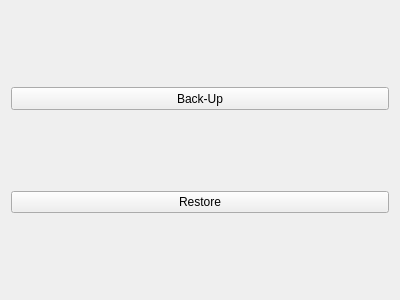
<?xml version="1.0" encoding="UTF-8"?>
<ui version="4.0">
 <class>Form</class>
 <widget class="QWidget" name="Form">
  <property name="geometry">
   <rect>
    <x>0</x>
    <y>0</y>
    <width>400</width>
    <height>300</height>
   </rect>
  </property>
  <property name="windowTitle">
   <string>Form</string>
  </property>
  <layout class="QGridLayout" name="gridLayout_2">
   <item row="0" column="0">
    <layout class="QGridLayout" name="gridLayout">
     <item row="1" column="0">
      <widget class="QPushButton" name="backupButton">
       <property name="minimumSize">
        <size>
         <width>0</width>
         <height>23</height>
        </size>
       </property>
       <property name="text">
        <string>Back-Up</string>
       </property>
      </widget>
     </item>
     <item row="3" column="0">
      <widget class="QPushButton" name="restoreButton">
       <property name="text">
        <string>Restore</string>
       </property>
      </widget>
     </item>
     <item row="2" column="0">
      <spacer name="verticalSpacer">
       <property name="orientation">
        <enum>Qt::Vertical</enum>
       </property>
       <property name="sizeHint" stdset="0">
        <size>
         <width>20</width>
         <height>40</height>
        </size>
       </property>
      </spacer>
     </item>
     <item row="4" column="0">
      <spacer name="verticalSpacer_2">
       <property name="orientation">
        <enum>Qt::Vertical</enum>
       </property>
       <property name="sizeHint" stdset="0">
        <size>
         <width>20</width>
         <height>40</height>
        </size>
       </property>
      </spacer>
     </item>
     <item row="0" column="0">
      <spacer name="verticalSpacer_3">
       <property name="orientation">
        <enum>Qt::Vertical</enum>
       </property>
       <property name="sizeHint" stdset="0">
        <size>
         <width>20</width>
         <height>40</height>
        </size>
       </property>
      </spacer>
     </item>
    </layout>
   </item>
  </layout>
 </widget>
 <resources/>
 <connections/>
</ui>
